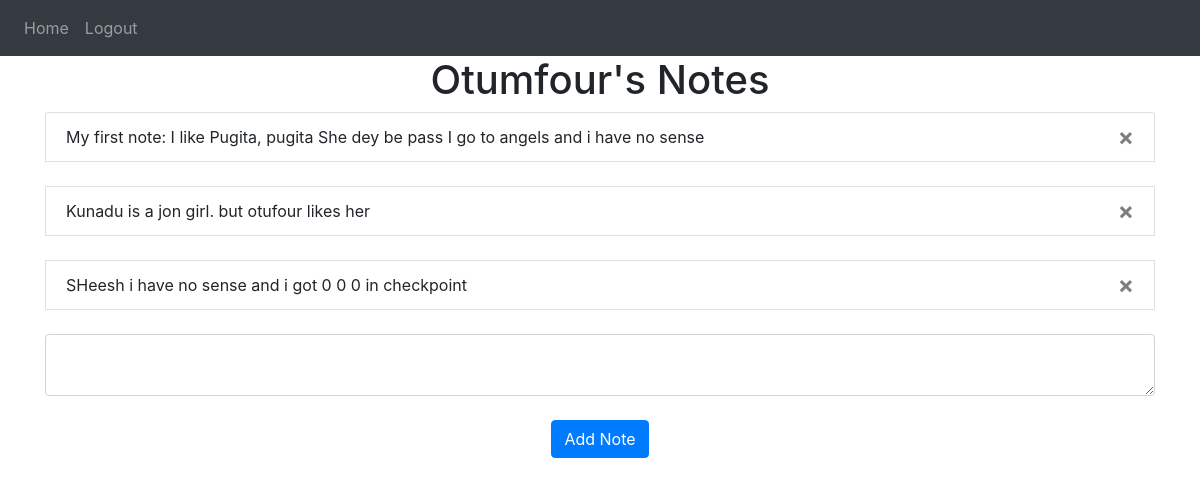
Page / (signed in) on the committed database.
### website/models.py (models this page shows)
class User(db.Model, UserMixin):
    id = db.Column(db.Integer, primary_key=True)
    email = db.Column(db.String(150), unique=True)
    password = db.Column(db.String(150))
    first_name = db.Column(db.String(150))
    notes = db.relationship('Note')

class Note(db.Model):
    id = db.Column(db.Integer, primary_key=True)
    data = db.Column(db.String(10000))
    date = db.Column(db.DateTime(timezone=True), default=func.now())
    user_id = db.Column(db.Integer, db.ForeignKey('user.id'))

### website/views.py (the view, shortened to what this page needs)
@views.route('/', methods=['GET', 'POST'])
@login_required
def home():
    return render_template("home.html", user=current_user)

### website/__init__.py (called while the page is built)
def create_app():
    app = Flask(__name__)
    app.config['SECRET_KEY'] = 'niggahiga'
    app.config['SQLALCHEMY_DATABASE_URI'] = f'sqlite:///{DB_NAME}'
    app.config['SQLALCHEMY_TRACK_MODIFICATIONS'] = False
    db.init_app(app)
    from .auth import auth
    from .views import views
    app.register_blueprint(views, url_prefix="/")
    app.register_blueprint(auth, url_prefix="/")
    from .models import User, Note
    create_database(app)
    login_manager = LoginManager()
    login_manager.login_view = 'auth.login'
    login_manager.init_app(app)
    @login_manager.user_loader
    def load_user(id):
        return User.query.get(int(id))
    return app

### website/templates/home.html
{% extends "base.html" %} {% block title %}Home{% endblock %}
{% block content%}
<h1 align="center"> {{user.first_name}}'s Notes</h1>
<ul class="list-group" id="notes">
    {% for note in user.notes %}
    <li class="list-group-item">
        {{ note.data }}
        <button type="button" class="close" onClick="deleteNote( {{ note.id }} )">
            <span aria-hidden="true">&times;</span>
        </button>
    </li>
    <br>
    {% endfor %}
</ul>
<form method="POST">
    <textarea name="note" id="note" class="form-control"></textarea>
    <br />
    <div align="center">
         <button type="submit" class="btn btn-primary">Add Note</button>
    </div>
</form>
{% endblock %}

### rows in the picture
User: first_name "Otumfour"
Note: data "My first note: I like Pugita, pugita She dey be pass I go to angels and i have no sense"
Note: data "Kunadu is a jon girl. but otufour likes her"
Note: data "SHeesh i have no sense and i got 0 0 0 in checkpoint"
